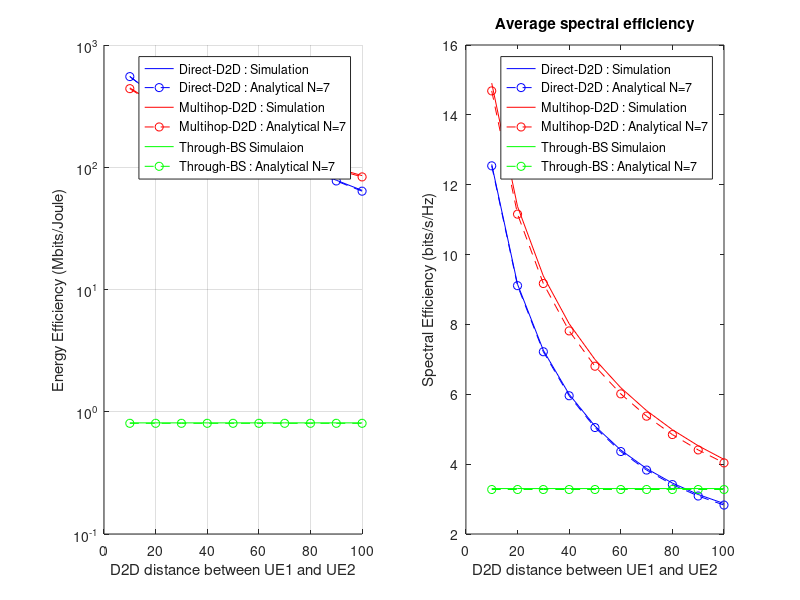
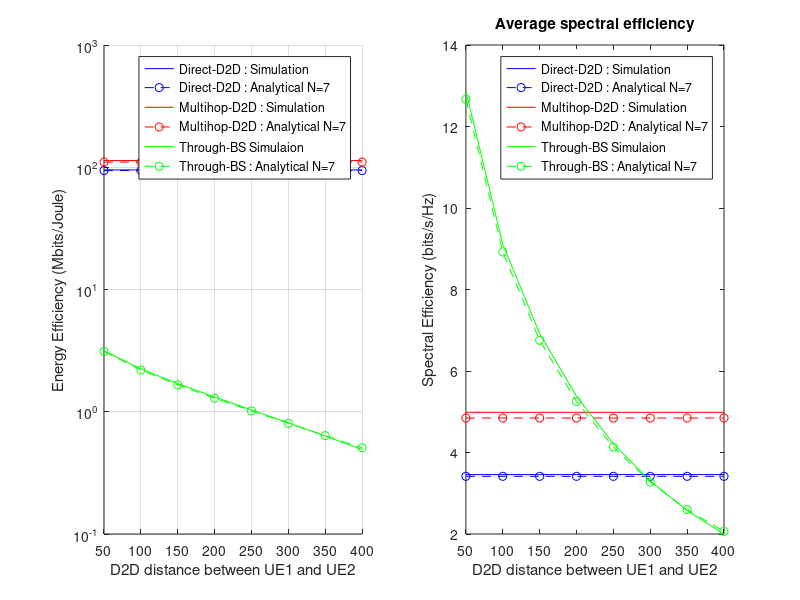

The MATLAB source for these figures, in order:
function main() 
    % Table 1
    % Main Simulation Parameters 
    % transmission Power of the BS 
    clc
    P_BS = 30;                              % W
    % circuit Power of the BS 
    P_c_BS = 10;                            % W
    % max Transmission Power UEs 
    P_max_D = 0.25;                        % W 
    % circuit Power of UEs
    P_c_D = 0.1;                            % W
    % channel bandwidth
    W = 1e7 ;                          % Hz 
    noiseFigure = 10^0.7;                    % dB
    % Thermal Noise Density 
    N0 =  10^(-20.4) ;                 %W/Hz = dBm/Hz
    %distance between UEs
    distance = 0.02;                     % km    
    %path Loss for Mode A
    eta = 0.5;
    alpha = 3.76;
    theta = 0.999;
    thetaC = 0.8;
    epsilon = 0.0000001;
            
%-----------------------------------simulation Mode A----------------------------
    %brake interval  of transmission power range (0,0.25] into m itnervals
    m = 200;
    n = 100000;
    % generate 100000 samples 
%   channel coefficient, exponentially distributed 
    %h0 = exprnd(1,1,n);
    h0 = randn(1,n) + 1i * randn(1,n);
    h0 = abs(sqrt(1/2) * h0).^2;
    g10 = - log(1 - rand(1,n))/2;
    g20 = - log(1 - rand(1,n))/2;
    f10 = - log(1 - rand(1,n))/2;
    f20 = - log(1 - rand(1,n))/2;
  
%  Mode A,B,C build vectors of EE and SE for simulation and analytical cases
d1=0.3;
d2 = 0.3;

    for d = 1:10
        %mode A
        distance = d/100;
        P_L_A =  pathLossD2DLink(distance); 
        xA_star = bisectionMethodA(@fA, epsilon, 0.2, epsilon);
        P_A_star = W * N0 * P_L_A* noiseFigure / xA_star; 
        average_eeA_sim(d) = mean(energyEfficiencyModeA(h0,P_A_star))/10^6;
        average_seA_sim(d) = mean(spectralEfficiencyModeA(h0,P_A_star));
        average_eeA_apr_N(d) = energyEfficiencyApproximateModeA(P_A_star,7)/10^6;
        average_seA_apr_N(d) = spectralEfficiencyApproximateModeA(P_A_star,7);
        % mode B
        xB_star = bisectionMethodB(@fB, epsilon, 100, epsilon);
        P_B_star = 1 / xB_star; 
        average_eeB_sim(d) = mean(energyEfficiencyModeB(eta, g10, g20, P_B_star))/10^6;
        average_seB_sim(d) = mean(spectralEfficiencyModeB(eta, g10, g20, P_B_star));
        average_eeB_apr_N(d) = energyEfficiencyApproximateModeB(eta,theta, P_B_star,7)/10^6;
        average_seB_apr_N(d) = spectralEfficiencyApproximateModeB(eta, theta, P_B_star,7);
        %mode C
        P_C_star = P_max_D;
        average_eeC_sim(d) = mean(energyEfficiencyModeC(f10, f20, P_C_star,d1,d2))/10^6;
        average_seC_sim(d) = mean(spectralEfficiencyModeC(f10, f20, P_C_star,d1,d2));
        average_eeC_apr_N(d) = energyEfficiencyApproximateModeC(thetaC, P_C_star,7,d1,d2)/10^6;
        average_seC_apr_N(d) = spectralEfficiencyApproximateModeC(thetaC, P_C_star,7,d1,d2);
   end
   comparisonPlot(10,100,10);
   clearVar();
   distance = 0.08;   
   for d = 1:8
        %mode A
        d1 = d *0.05;
        d2 = d1;
        P_L_A =  pathLossD2DLink(distance); 
        xA_star = bisectionMethodA(@fA, epsilon, 0.2, epsilon);
        P_A_star = W * N0 * P_L_A* noiseFigure / xA_star; 
        average_eeA_sim(d) = mean(energyEfficiencyModeA(h0,P_A_star))/10^6;
        average_seA_sim(d) = mean(spectralEfficiencyModeA(h0,P_A_star));
        average_eeA_apr_N(d) = energyEfficiencyApproximateModeA(P_A_star,7)/10^6;
        average_seA_apr_N(d) = spectralEfficiencyApproximateModeA(P_A_star,7);
        % mode B
        xB_star = bisectionMethodB(@fB, epsilon, 100, epsilon);
        P_B_star = 1 / xB_star; 
        average_eeB_sim(d) = mean(energyEfficiencyModeB(eta, g10, g20, P_B_star))/10^6;
        average_seB_sim(d) = mean(spectralEfficiencyModeB(eta, g10, g20, P_B_star));
        average_eeB_apr_N(d) = energyEfficiencyApproximateModeB(eta,theta, P_B_star,7)/10^6;
        average_seB_apr_N(d) = spectralEfficiencyApproximateModeB(eta, theta, P_B_star,7);
        %mode C
        P_C_star = P_max_D;
        average_eeC_sim(d) = mean(energyEfficiencyModeC(f10, f20, P_C_star,d1,d2))/10^6;
        average_seC_sim(d) = mean(spectralEfficiencyModeC(f10, f20, P_C_star,d1,d2));
        average_eeC_apr_N(d) = energyEfficiencyApproximateModeC(thetaC, P_C_star,7,d1,d2)/10^6;
        average_seC_apr_N(d) = spectralEfficiencyApproximateModeC(thetaC, P_C_star,7,d1,d2);
   
    end
   comparisonPlot(50,400,8);

     
% ------------------------ Energy efficiency subplot-------------------------
   

    
% ---------------------------FUNCTIONS----------------------------------------    
    function clearVar()
        average_eeA_sim = [];
        average_seA_sim =[];
        average_eeA_apr_N =  [];
        average_seA_apr_N = []; 
        average_eeB_sim = [];
        average_seB_sim = [];
        average_eeB_apr_N =  [];
        average_seB_apr_N = []; 
        average_eeC_sim = [];
        average_seC_sim = [];
        average_eeC_apr_N =  [];
        average_seC_apr_N = []; 
    end
    function comparisonPlot(start_point, end_point, points)
         d = linspace( start_point, end_point,points);

        figure;subplot(1,2,1); 
        hold on;
        grid on;
        set(gca, 'YScale', 'log')
        plot(d, average_eeA_sim,'b-');
        plot(d, average_eeA_apr_N,'bo--');
        plot(d, average_eeB_sim,'r-');
        plot(d, average_eeB_apr_N,'ro--');
        plot(d, average_eeC_sim,'g-');
        plot(d, average_eeC_apr_N,'go--');
        hold off;
        legend('Direct-D2D : Simulation','Direct-D2D : Analytical N=7','Multihop-D2D : Simulation','Multihop-D2D : Analytical N=7','Through-BS Simulaion', 'Through-BS : Analytical N=7');
        xlabel('D2D distance between UE1 and UE2');
        ylabel('Energy Efficiency (Mbits/Joule)');
        % ------------------------ Spectral efficiency subplot------------------------%
         subplot(1,2,2);
          plot(d, average_seA_sim,'b-');
        hold on;
        plot(d, average_seA_apr_N,'bo--');
        plot(d, average_seB_sim,'r-');
        plot(d, average_seB_apr_N,'ro--');
        plot(d, average_seC_sim,'g-');
        plot(d, average_seC_apr_N,'go--');
        hold off;
        legend('Direct-D2D : Simulation','Direct-D2D : Analytical N=7','Multihop-D2D : Simulation','Multihop-D2D : Analytical N=7','Through-BS Simulaion', 'Through-BS : Analytical N=7');
         xlabel('D2D distance between UE1 and UE2');
         ylabel('Spectral Efficiency (bits/s/Hz)');
         title('Average spectral efficiency');
    end
    % SNR constant  
    function snrA = signalToNoiseRatioModeA(P)
         snrA = P/ ( W * N0 * P_L_A * noiseFigure);
    end

    % return the path loss for D2D  link regarding to the distance d. 
    function pathLoss = pathLossD2DLink(d)           
        pathLoss = (10^14.8) * d^4; 
    end
    function pathLoss = pathLossD2DLinkB(eta_, d)           
        pathLoss = (10^14.8) * (d * eta_)^4 *noiseFigure; 
    end
     % SNR at UE1 
    function snrB1 = signalToNoiseRatioModeB1(theta, eta, P_D1)
        P_L_B1 =  pathLossD2DLinkB(eta,distance); 
        snrB1 = theta * P_D1 / (3 * W * N0 * P_L_B1);
    end

    % SNR at UE2 
    function snrB2 = signalToNoiseRatioModeB2(theta, eta, P_D1)
        P_L_B2 = pathLossD2DLinkB(1-eta,distance);
        b2 = ( (eta/(1-eta))^4 + 2 ) * W * N0 * P_L_B2  / theta;
        snrB2 =  P_D1 / b2;

    end
  
    % returns vector of n elements with SE for each h0 with given transmission power P_D 
    function seA = spectralEfficiencyModeA(h,P_D)
        SNR = signalToNoiseRatioModeA(P_D);
        seA = log2(1 +  SNR .* h );
    end

    %returns approximate value of  SE for given transmission power P and
    %number of Taylor series members N used in approximation
    function seA = spectralEfficiencyApproximateModeA(P,N)
        SNR  = signalToNoiseRatioModeA(P);
        TN = (T_N(equation_solver(N),N) - T_N(1/SNR,N));
        seA = exp(1/SNR) * TN / log(2);
    end

 % returns vector of n element with EE for each h0 with given transmission power P 
    function eeA = energyEfficiencyModeA(h, P_D) 
        SNR  = signalToNoiseRatioModeA(P_D);
        eeA = W * log2(1 + h .* SNR ) / (2 * P_D + 2 * P_c_D);
    end

    %returns approximate value of  EE for given transmission power P and
    %number of Taylor series members N used in approximation
    function eeA = energyEfficiencyApproximateModeA(P,N)
        SNR  = signalToNoiseRatioModeA(P);
        TN = (T_N(equation_solver(N),N) - T_N(1/SNR,N));
        P = 2 * (P + P_c_D);
        eeA = exp(1./SNR) .* TN * W ;
        eeA = eeA / (log(2) * P);
    end

    % returns vector of n elements with EE for each h0 with given transmission power P
    function eeB = energyEfficiencyModeB(eta, g10, g20, P_D1)
        P_D2 = P_D1 * ((1-eta) /eta) ^ 4;
        P_D3 = P_D1;
        P_L_B1 =  pathLossD2DLinkB(eta,distance) ; 
        P_L_B2 = pathLossD2DLinkB(1-eta,distance);
        mu_B1 = P_D3 /( W * N0 * P_L_B1); 
        v_B1 = (P_D3 + P_D1) / P_D2 * ((1-eta)/eta) ^ 4;
        r_B1 = (W * log2(1 + (mu_B1 .* g10 .* g20)/(v_B1 .* g10 + g20) )  / 2);
        mu_B2 = P_D3 /( W * N0 * P_L_B2 ); 
        v_B2 = (P_D3 + P_D2) / P_D1 * (eta/(1-eta)) ^ 4;
        r_B2 = W * log2(1 + (mu_B2 .* g10 .* g20)/(v_B2 .* g20 + g10) )  / 2;
        P_total = P_D1 + P_D2 + P_D3 + 3 * P_c_D;
        eeB = (r_B1 + r_B2)/P_total;
    end
     % returns vector of n elements with SE for each |g10|^2, |g20|^2 with given transmission power P_D, and eta 
    function seB = spectralEfficiencyModeB(eta, g10, g20, P_D1)
        P_D2 = P_D1 * ((1-eta) /eta) ^ 4;
        P_D3 = P_D1;
        P_L_B1 =  pathLossD2DLinkB(eta,distance); 
        P_L_B2 = pathLossD2DLinkB(1-eta,distance);
        mu_B1 = P_D3 /( W * N0 * P_L_B1 ); 
        v_B1 = (P_D3 + P_D1) / (P_D2) * ((1-eta)/eta) ^ 4;
        r_B1 = W * log2(1 + (mu_B1 .* g10 .* g20)/(v_B1 .* g10 + g20) )  / 2;
        mu_B2 = P_D3 /( W * N0 * P_L_B2 ); 
        v_B2 = (P_D3 + P_D2) / (P_D1) * (eta/(1-eta)) ^ 4;
        r_B2 = W * log2(1 + (mu_B2 .* g10 .* g20)/(v_B2 .*g20 + g10) )  / 2;
        seB =(r_B1 + r_B2)/ W;
    end

    %returns approximate value of  SE for given eta, theta, transmission power P and
    %number of Taylor series members N used in approximation
    function seB = spectralEfficiencyApproximateModeB(eta, theta, P, N)
        SNR_B1  = signalToNoiseRatioModeB1(theta,eta,P);
        TN_B1 = T_N(equation_solver(N),N) - T_N(1/SNR_B1,N);
        SNR_B2  = signalToNoiseRatioModeB2(theta,eta,P);
        TN_B2 = T_N(equation_solver(N),N) - T_N(1/SNR_B2,N);
        seB =  (exp(1/SNR_B1) * TN_B1 + exp(1/SNR_B2) * TN_B2 )/ ( 2 * log(2));
    end

    %returns approximate value of  EE for given transmission power P and
    %number of Taylor series members N used in approximation
    function eeB = energyEfficiencyApproximateModeB(eta,theta, P_D1, N)
        P_D2 = P_D1 * ((1-eta) /eta) ^ 4;
        P_D3 = P_D1;
        P_total = P_D1 +P_D2 +P_D3 + 3 * P_c_D;
        SNR_B1  = signalToNoiseRatioModeB1(theta,eta,P_D1);
        TN_B1 = T_N(equation_solver(N),N) - T_N(1/SNR_B1,N);
        SNR_B2  = signalToNoiseRatioModeB2(theta,eta,P_D1);
        TN_B2 = T_N(equation_solver(N),N) - T_N(1/SNR_B2,N);
        eeB =  W * (exp(1/SNR_B1) * TN_B1 + exp(1/SNR_B2) * TN_B2 )/ ( 2 * log(2) * P_total);
    end
  % SNR at UE1 
    function snrC1 = signalToNoiseRatioModeC1(theta, P_D1,d1,d2)
         v_C1 =  (d2/d1)^alpha .* (P_BS + P_D1) ./ P_D2(P_D1,d1,d2);
         snrC1 = theta * mu_C(d1) ./ (1 + v_C1);
    end

    % SNR at UE2 
    function snrC2 = signalToNoiseRatioModeC2(theta, P_D1,d1,d2)
         v_C2 =  (d1/d2)^alpha .* (P_BS + P_D2(P_D1,d1,d2)) ./ P_D1;
         snrC2 = theta * mu_C(d2) ./ (1 + v_C2);

    end
    % return the path loss for Cellular  link regarding to the distance d. 
    function pathLoss = pathLossCellularLink(d)   
         pathLoss =10^12.81 * d^3.76 * noiseFigure; 
    end
    %     returns the mu_C value regarding to the distance d
    function mu = mu_C(d) 
        P_L_C =  pathLossCellularLink(d) ; 
        mu = P_BS /( W * N0 * P_L_C);
    end
    %   transmission power at the UE2. 
    function pd2 = P_D2(P_D1, d1,d2)
        pd2 = P_D1 .* (d2/d1)^alpha;
        pd2 = min(P_max_D, pd2); 
    end

    %transmission rate at UE1 (simulation)
    function rC1 = transmissionRateC1(f10,f20, P_D1, d1,d2)
        v_C1 =  (d2/d1)^alpha * (P_BS + P_D1) ./ P_D2(P_D1,d1,d2);
        rC1 = W / 2 * log2 ( 1 + mu_C(d1) * f10 .* f20 / (v_C1*f10 + f20));
    end

    %transmission rate at UE2 (simulation)
    function rC2 = transmissionRateC2(f10,f20, P_D1, d1,d2)
        v_C2 =  (d1/d2)^alpha * (P_BS + P_D2(P_D1,d1,d2)) ./ P_D1;
        rC2 = W / 2 * log2 ( 1 + mu_C(d2) .* f10 .*f20 / (v_C2*f10 + f20));
        
     end
    
    % returns vector of n elements of EE for each f10, f20 with given
    % transmission power P_D_1
    function eeC = energyEfficiencyModeC(f10, f20, P_D1,d1,d2)
        P_total_C =  P_BS + P_D1 + P_D2(P_D1,d1,d2) + P_c_BS + 2 * P_c_D; 
        eeC = (transmissionRateC1(f10,f20, P_D1, d1,d2) + (transmissionRateC2(f10,f20, P_D1, d1,d2)))/ P_total_C;
          
    end
     % returns vector of n elements of SE for each f10, f20 with given transmission power P_D1 
    function seC = spectralEfficiencyModeC(f10, f20, P_D1, d1,d2)
        seC = (transmissionRateC1(f10,f20, P_D1, d1,d2) +  transmissionRateC2(f10,f20, P_D1, d1,d2)) / W; 
    end

    %returns approximate value of  SE for given theta, UE1 transmission power  P_D1, dstance  d1(d2) from UE1(UE2) to BS,  and
    %number of Taylor series members N used in approximation
    function seC = spectralEfficiencyApproximateModeC( theta, P_D1, N, d1,d2)
        SNR_C1  = signalToNoiseRatioModeC1(theta, P_D1, d1,d2);
        TN_C1 = T_N(equation_solver(N),N) - T_N(1/SNR_C1,N);
        SNR_C2  = signalToNoiseRatioModeC2(theta, P_D1, d1,d2);
        TN_C2 = T_N(equation_solver(N),N) - T_N(1/SNR_C2,N);
        seC =  (exp(1/SNR_C1) * TN_C1 + exp(1/SNR_C2) * TN_C2 )/ ( 2 * log(2));
    end

    %returns approximate value of  EE for given theta, UE1 transmission power  P_D1, dstance  d1(d2) from UE1(UE2) to BS,  and
    %number of Taylor series members N used in approximation
    function eeC = energyEfficiencyApproximateModeC(theta, P_D1, N, d1,d2)
        P_total_C =  P_BS + P_D1 + P_D2(P_D1,d1,d2) + P_c_BS + 2 * P_c_D;
        SNR_C1  = signalToNoiseRatioModeC1(theta, P_D1, d1,d2);
        TN_C1 = T_N(equation_solver(N),N) - T_N(1/SNR_C1,N);
        SNR_C2  = signalToNoiseRatioModeC2(theta, P_D1, d1,d2);
        TN_C2 = T_N(equation_solver(N),N) - T_N(1/SNR_C2,N);
        eeC =  W * (exp(1/SNR_C1) * TN_C1 + exp(1/SNR_C2) * TN_C2 )/ ( 2 * log(2) * P_total_C);
    end




    %  equation_solver(1)
    % finds the real root of the equation sum(first N members of Taylor series) = 0.
    function root = equation_solver(N)
        eq = [];
            for n = 0:N
              eq(n+1) = (-1)^(N-n) / factorial(N-n);
            end
        eq = roots(eq);
        root = eq(real(eq)>0&imag(eq)==0);
    end

    % finds the value of function T_N(t) in the point t.
    function TN = T_N(t,N)
        value = 0;
        for n = 1:N
           value = value + power(-1,n) * t^n / (n * factorial(n)); 
        end
        TN = value + log(t);
    end

%     first derivative of the function ln(EE) 
    function yA = fA(x)
        a= W * N0 * P_L_A * noiseFigure;
        yA = (x.^2 - x .* log(x) - 1 ) / (x.^2 - x .* log(x) - x) +( 2 * a) ./ (2 * P_c_D .* x .^ 2 + 2 * a .* x );
    end
      %first derivative of the EE function 
    function yB = fB(eta, x)
        P_L_B1 = pathLossD2DLinkB(eta,distance); 
        P_L_B2 = pathLossD2DLinkB(1-eta,distance);
        b1 = 3 * W *N0 * P_L_B1  / theta; 
        b2 = ( (eta/(1-eta))^4 + 2 ) * W * N0 * P_L_B2  / theta;
        b3 = ( (1-eta)/eta)^4 + 2;
        yB =   (psi(x,b1) + psi(x,b2)) .* (b3 ./ x + 3 * P_c_D) + (phi(x,b1) + phi(x,b2)) * b3 ./ x.^2;
    end
    
    %auxilary function to find optimal transmission power 
    function phi = phi(x,b) 
        phi = exp(b .* x) * (b .* x -1 - log(b .* x));
    end

    %auxilary function to find optimal transmission power
    function psi = psi(x,b)
        psi = b * phi(x,b) + exp(b .* x) * (b - 1. / x);
    end 
    
    %finds sum of first n members of the Taylor Series 
    function taylorS = taylorSeries(t,n)
        taylorS = 1;
        for i = 1:n
            taylorS = taylorS + power(-t,i)/factorial(i) ;
        end
    end

    % n factorial, for integer n
    function fact = factorial(n)
        if ( n == 0 ) 
            fact = 1;
        else
            fact = prod(1:n);
        end
    end

    % Repeatedly bisects an interval and then selects a subinterval in which a root must lie for further processing.
    % Input: f – function , [a,b] -interval,  epsilon – accuracy.
    % Output:  estimation of root with accuracy epsilon.

     function root = bisectionMethodA(fA, a, b, epsilon)
        % Check that that neither end-point is a root
        % and if f(a) and f(b) have the same sign, throw an exception.

        if ( fA(a) == 0 )
            root = a;
            return;
        elseif ( fA(b) == 0 )
            root = b;
            return;
        elseif ( fA(a) * fA(b) > 0 )
            error( 'f(a) and f(b) do not have opposite signs' );
        end

        % We will iterate until |a-b| <= epsilon)
        while (abs(a-b) > epsilon)
        % Find the mid-point
        c = (a + b)/2;
                   % Check if we found a root or whether or not
            % we should continue with:
            %          [a, c] if f(a) and f(c) have opposite signs, or
            %          [c, b] if f(c) and f(b) have opposite signs.
            if ( fA(c) == 0 )
                root = c;
                return;
            elseif ( fA(c)*fA(a) < 0 )
                b = c;
            else
                a = c;
            end
        end
        root = (b + a)/2;
    end
    function root = bisectionMethodB(fB, a, b, epsilon)
        % Check that that neither end-point is a root
        % and if f(a) and f(b) have the same sign, throw an exception.
        if ( fB(eta, a) == 0 )
            root = a;
            return;
        elseif ( fB(eta, b) == 0 )
            root = b;
            return;
        elseif ( fB(eta, a) * fB(eta, b) > 0 )
            error( 'f(a) and f(b) do not have opposite signs' );
        end

        % We will iterate until |a-b| <= epsilon)
        while (abs(a-b) > epsilon)
        % Find the mid-point
        c = (a + b)/2;
                   % Check if we found a root or whether or not
            % we should continue with:
            %          [a, c] if f(a) and f(c) have opposite signs, or
            %          [c, b] if f(c) and f(b) have opposite signs.
            if ( fB(eta,c) == 0 )
                root = c;
                return;
            elseif ( fB(eta, c)*fB(eta,a) < 0 )
                b = c;
            else
                a = c;
            end
        end
        root = (b + a)/2;
    end

end
